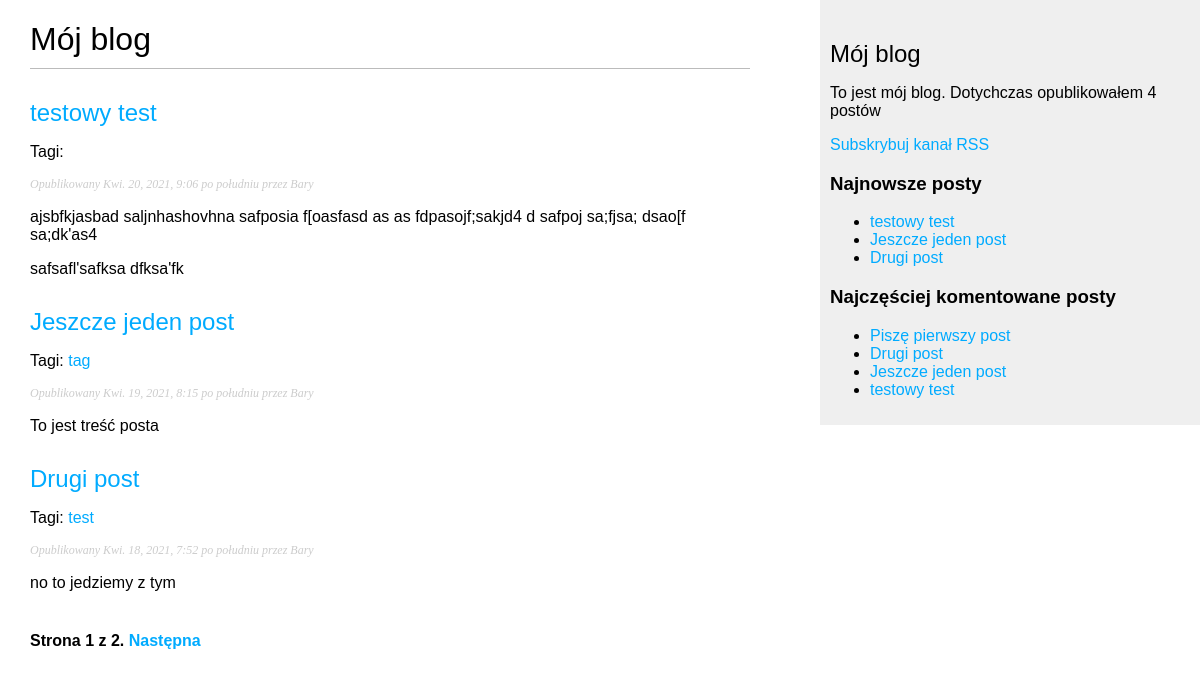
The page /blog/ on the database as committed earlier.
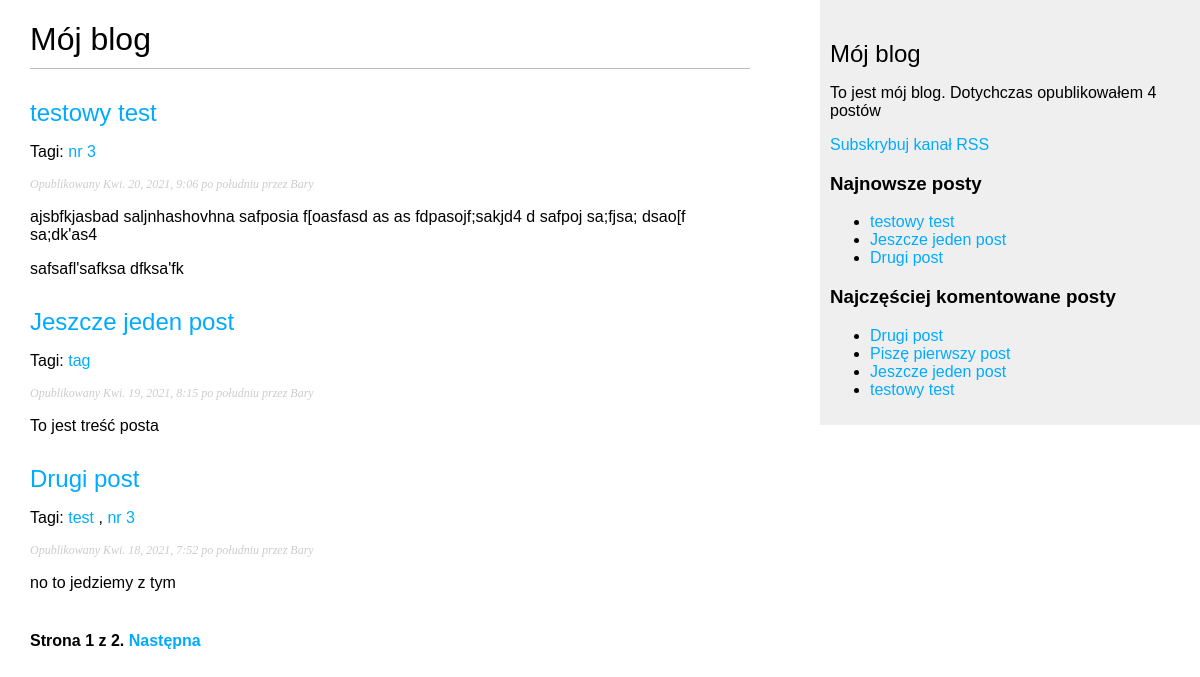
The same page on the database as committed later.
### blog/models.py (models this page shows, shortened)
class Post(models.Model):
    STATUS_CHOICES = (
        ('draft', 'Roboczy'),
        ('published', 'Opublikowany'),
    )
    objects = models.Manager() # Menedżer domyślny
    published = PublishedManager() # Menedżer niestandardowy
    title = models.CharField(max_length=250)
    slug = models.SlugField(max_length=250,
                            unique_for_date='publish')
    author = models.ForeignKey(User, related_name='blog_posts', on_delete=models.CASCADE)
    body = models.TextField()
    publish = models.DateTimeField(default=timezone.now)
    created = models.DateTimeField(auto_now_add=True)
    updated = models.DateTimeField(auto_now=True)
    status = models.CharField(max_length=10,
                              choices=STATUS_CHOICES,
                              default='draft')
    class Meta:
        ordering = ('-publish',)
    def get_absolute_url(self):
        return  reverse('blog:post_detail',
                        args=[self.publish.year,
                              self.publish.strftime('%m'),
                              self.publish.strftime('%d'),
                              self.slug])
    tags = TaggableManager()

### blog/views.py (the view)
# urls.py: url(r'^tag/(?P<tag_slug>[-\w]+)/$', views.post_list,
def post_list(request, tag_slug=None):
    object_list = Post.published.all()
    tag = None
    if tag_slug:
        tag = get_object_or_404(Tag, slug = tag_slug)
        object_list = object_list.filter(tags__in=[tag])
    paginator = Paginator(object_list, 3) #Trzy posty na każdej stronie
    page = request.GET.get('page')
    try:
        posts = paginator.page(page)
    except PageNotAnInteger:
        posts = paginator.page(1)
    except EmptyPage:
        posts = paginator.page(paginator.num_pages)
    return render(request,
                  'blog/post/list.html',
                  {'page': page,
                    'posts': posts,
                   'tag': tag})

### blog/models.py (called while the page is built)
    def get_queryset(self):
        return super(PublishedManager,
                     self).get_queryset()\
                            .filter(status='published')

### blog/templatetags/blog_tags.py (called while the page is built)
@register.simple_tag
def total_posts():
    return Post.published.count()

@register.inclusion_tag('blog/post/latest_posts.html')
def show_latest_posts(count=5):
    latest_posts = Post.published.order_by('-publish')[:count]
    return {'latest_posts': latest_posts}

@register.simple_tag
def get_most_commented_posts(count=5):
    return Post.published.annotate(
                 total_comments=Count('comments')
    ).order_by('-total_comments')[:count]

@register.filter(name='markdown')
def markdown_format(text):
    return mark_safe(markdown.markdown(text))

### blog/templates/blog/post/list.html (shortened to what this page needs)
{% extends "blog/base.html" %}
{% load blog_tags %}
{% block content %}
    <h1>Mój blog</h1>
    {% for post in posts %}
        <h2>
            <a href="{{ post.get_absolute_url }}">
                {{ post.title }}
            </a>
        </h2>
        <p class="tags">
            Tagi:
            {% for tag in post.tags.all %}
                <a href="{% url "blog:post_list_by_tag" tag.slug %}">
                    {{ tag.name }}
                </a>
                {% if not forloop.last %}, {% endif %}
            {% endfor %}
        </p>
        <p class="date">
            Opublikowany {{ post.publish }} przez {{ post.author }}
        </p>
        {{ post.body|markdown|truncatewords_html:30 }}
    {% endfor %}
    {% include "pagination.html" with page=posts %}
{% endblock %}

### blog/templates/blog/base.html (shortened to what this page needs)
{% load static %}
{% load blog_tags %}
<!DOCTYPE html>
<html lang="en">
<head>
    <link href="{% static "css/blog.css" %}" rel="stylesheet">
</head>
<body>
    <div id="content">
        {% block content%}
        {% endblock%}
    </div>
    <div id="sidebar">
        <h2>Mój blog</h2>
            <p>To jest mój blog. Dotychczas opublikowałem {% total_posts %} postów</p>
            <p><a href="{% url "blog:post_feed" %}">Subskrybuj kanał RSS</a></p>
        <h3>Najnowsze  posty</h3>
        {% show_latest_posts 3 %}
        <h3>Najczęściej komentowane posty</h3>
        {% get_most_commented_posts as most_commented_posts %}
        <ul>
        {% for post in most_commented_posts %}
            <li>
                <a href="{{ post.get_absolute_url }}">{{ post.title }}</a>
            </li>
        {% endfor %}
        </ul>
    </div>
</body>
</html>

### blog/templates/blog/post/latest_posts.html
<ul>
    {%for post in latest_posts %}
        <li>
            <a href="{{ post.get_absolute_url }}">{{ post.title }}</a>
        </li>
    {% endfor %}
</ul>

Rows that differ between the two databases and show on the page:
added Tag: name "nr 3"
shown differently, row unchanged: Post "Drugi post": moves up the list
shown differently, row unchanged: Tag "test": now shows ","
